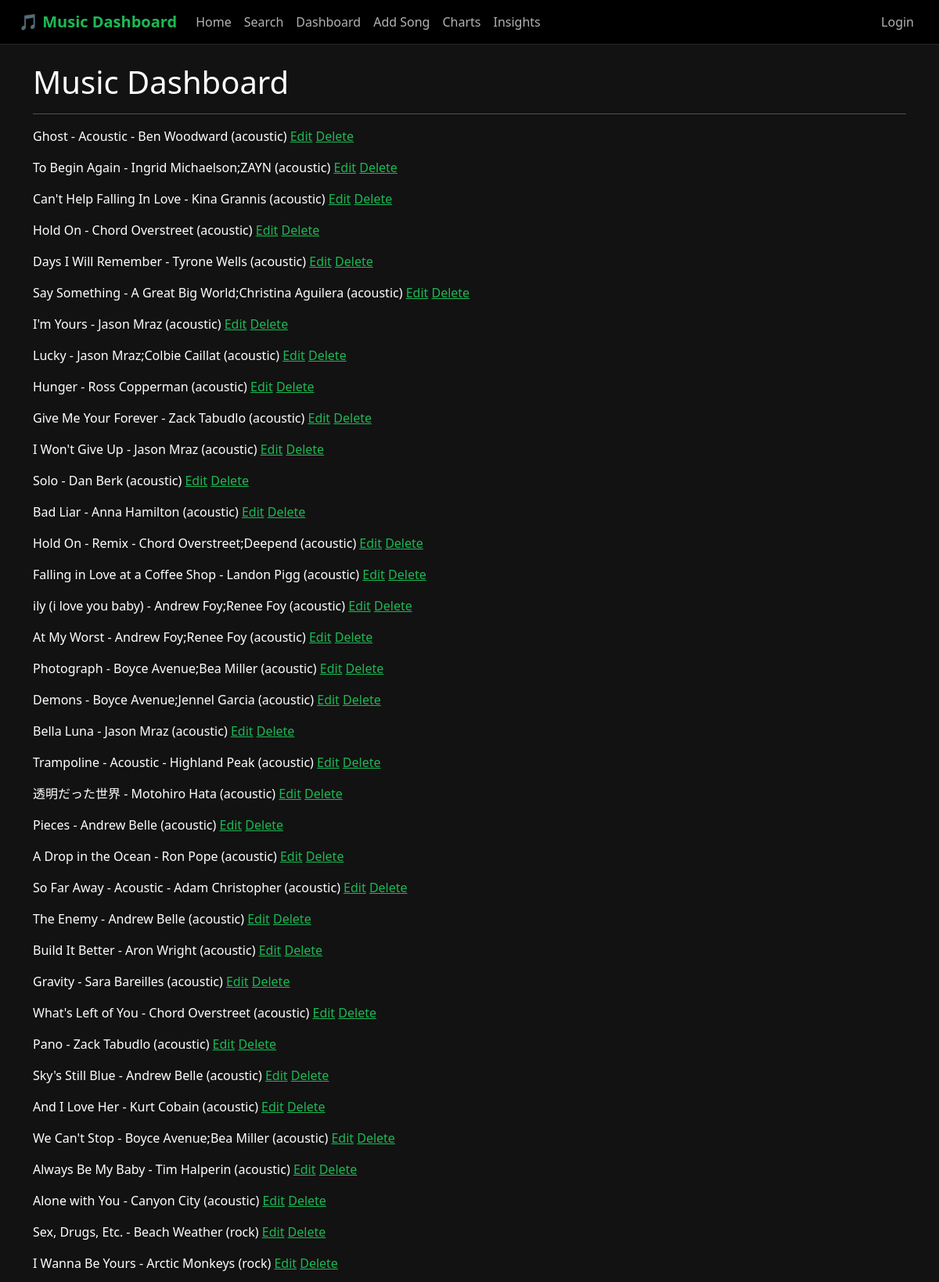
The page / (upper part) on the database its author committed.
### music_app/models.py (models this page shows, shortened)
class Song(models.Model):
    title = models.CharField(max_length=200)
    artist = models.ForeignKey(Artist, on_delete=models.CASCADE)
    genre = models.ForeignKey(Genre, on_delete=models.CASCADE)
    year = models.IntegerField(default=2020)
    popularity = models.FloatField(default=0)
    energy = models.FloatField(default=0)

class Artist(models.Model):
    name = models.CharField(max_length=200)
    def __str__(self):
        return self.name

class Genre(models.Model):
    name = models.CharField(max_length=100)
    def __str__(self):
        return self.name

### music_app/views.py (the view)
# urls.py: path('', views.home, name='home'),
def home(request):
    songs = Song.objects.all()
    return render(request, 'music_app/home.html', {'songs': songs})

### music_app/templates/music_app/home.html
{% extends 'base.html' %}
{% block content %}<h1>Music Dashboard</h1>
<hr>
{% for song in songs %}
    <p>
        {{ song.title }} - {{ song.artist }} ({{ song.genre }})
        <a href="{% url 'edit_song' song.id %}">Edit</a>
        <a href="{% url 'delete_song' song.id %}">Delete</a>
    </p>
{% empty %}
    <p>No songs yet</p>
{% endfor %}
{% endblock %}

### templates/base.html (style rules this page uses)
:root { --spotify-green: #1DB954; --spotify-dark: #121212; --spotify-darker: #000000; --spotify-gray: #181818; --spotify-light-gray: #282828; --spotify-text: #B3B3B3; }
body { background-color: var(--spotify-dark); color: #FFFFFF; }
h1, h2, h3 { color: #FFFFFF; }
label, p, form p, td, th { color: #FFFFFF !important; }
a { color: var(--spotify-green); }

### rows shown on the page
Song: title "Ghost - Acoustic", artist "Ben Woodward", genre "acoustic"
Song: title "To Begin Again", artist "Ingrid Michaelson;ZAYN", genre "acoustic"
Song: title "Can't Help Falling In Love", artist "Kina Grannis", genre "acoustic"
Song: title "Hold On", artist "Chord Overstreet", genre "acoustic"
Song: title "Days I Will Remember", artist "Tyrone Wells", genre "acoustic"
Song: title "Say Something", artist "A Great Big World;Christina Aguilera", genre "acoustic"
Song: title "I'm Yours", artist "Jason Mraz", genre "acoustic"
Song: title "Lucky", artist "Jason Mraz;Colbie Caillat", genre "acoustic"
Song: title "Hunger", artist "Ross Copperman", genre "acoustic"
Song: title "Give Me Your Forever", artist "Zack Tabudlo", genre "acoustic"
Song: title "I Won't Give Up", artist "Jason Mraz", genre "acoustic"
Song: title "Solo", artist "Dan Berk", genre "acoustic"
Song: title "Bad Liar", artist "Anna Hamilton", genre "acoustic"
Song: title "Hold On - Remix", artist "Chord Overstreet;Deepend", genre "acoustic"
Song: title "Falling in Love at a Coffee Shop", artist "Landon Pigg", genre "acoustic"
Song: title "ily (i love you baby)", artist "Andrew Foy;Renee Foy", genre "acoustic"
Song: title "At My Worst", artist "Andrew Foy;Renee Foy", genre "acoustic"
Song: title "Photograph", artist "Boyce Avenue;Bea Miller", genre "acoustic"
Song: title "Demons", artist "Boyce Avenue;Jennel Garcia", genre "acoustic"
Song: title "Bella Luna", artist "Jason Mraz", genre "acoustic"
Song: title "Trampoline - Acoustic", artist "Highland Peak", genre "acoustic"
Song: title "透明だった世界", artist "Motohiro Hata", genre "acoustic"
Song: title "Pieces", artist "Andrew Belle", genre "acoustic"
Song: title "A Drop in the Ocean", artist "Ron Pope", genre "acoustic"
Song: title "So Far Away - Acoustic", artist "Adam Christopher", genre "acoustic"
Song: title "The Enemy", artist "Andrew Belle", genre "acoustic"
Song: title "Build It Better", artist "Aron Wright", genre "acoustic"
Song: title "Gravity", artist "Sara Bareilles", genre "acoustic"
Song: title "What's Left of You", artist "Chord Overstreet", genre "acoustic"
Song: title "Pano", artist "Zack Tabudlo", genre "acoustic"
Song: title "Sky's Still Blue", artist "Andrew Belle", genre "acoustic"
Song: title "And I Love Her", artist "Kurt Cobain", genre "acoustic"
Song: title "We Can't Stop", artist "Boyce Avenue;Bea Miller", genre "acoustic"
Song: title "Always Be My Baby", artist "Tim Halperin", genre "acoustic"
Song: title "Alone with You", artist "Canyon City", genre "acoustic"
Song: title "Sex, Drugs, Etc.", artist "Beach Weather", genre "rock"
Song: title "I Wanna Be Yours", artist "Arctic Monkeys", genre "rock"
